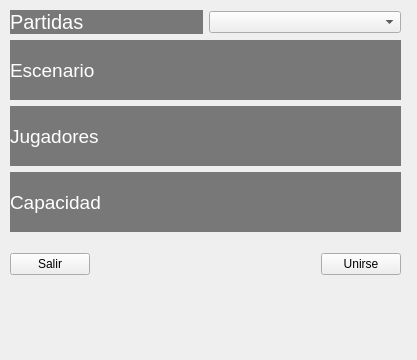
<?xml version="1.0" encoding="UTF-8"?>
<ui version="4.0">
 <class>SearchGame</class>
 <widget class="QWidget" name="SearchGame">
  <property name="geometry">
   <rect>
    <x>0</x>
    <y>0</y>
    <width>417</width>
    <height>360</height>
   </rect>
  </property>
  <property name="windowTitle">
   <string>MainWindow</string>
  </property>
  <widget class="QWidget" name="layoutWidget">
   <property name="geometry">
    <rect>
     <x>10</x>
     <y>10</y>
     <width>391</width>
     <height>331</height>
    </rect>
   </property>
   <layout class="QVBoxLayout" name="verticalLayout">
    <item>
     <layout class="QHBoxLayout" name="horizontalLayout_3">
      <item>
       <widget class="QLabel" name="labelPartida">
        <property name="font">
         <font>
          <pointsize>15</pointsize>
         </font>
        </property>
        <property name="styleSheet">
         <string notr="true">background-color: rgba(0, 0, 0, 0.5);
color: #FFFFFF</string>
        </property>
        <property name="text">
         <string>Partidas</string>
        </property>
       </widget>
      </item>
      <item>
       <widget class="QComboBox" name="listaPartidas">
        <property name="toolTip">
         <string>&lt;html&gt;&lt;head/&gt;&lt;body&gt;&lt;p&gt;Listado de partidas existentes&lt;/p&gt;&lt;/body&gt;&lt;/html&gt;</string>
        </property>
       </widget>
      </item>
     </layout>
    </item>
    <item>
     <widget class="QLabel" name="labelEscenario">
      <property name="font">
       <font>
        <pointsize>14</pointsize>
       </font>
      </property>
      <property name="toolTip">
       <string>&lt;html&gt;&lt;head/&gt;&lt;body&gt;&lt;p&gt;Escenario de la partida seleccionada&lt;/p&gt;&lt;/body&gt;&lt;/html&gt;</string>
      </property>
      <property name="styleSheet">
       <string notr="true">background-color: rgba(0, 0, 0, 0.5);
color: #FFFFFF</string>
      </property>
      <property name="text">
       <string>Escenario</string>
      </property>
     </widget>
    </item>
    <item>
     <widget class="QLabel" name="labelNum">
      <property name="font">
       <font>
        <pointsize>14</pointsize>
       </font>
      </property>
      <property name="toolTip">
       <string>&lt;html&gt;&lt;head/&gt;&lt;body&gt;&lt;p&gt;Jugadores actuales de la partida seleccionada&lt;/p&gt;&lt;/body&gt;&lt;/html&gt;</string>
      </property>
      <property name="styleSheet">
       <string notr="true">background-color: rgba(0, 0, 0, 0.5);
color: #FFFFFF</string>
      </property>
      <property name="text">
       <string>Jugadores</string>
      </property>
     </widget>
    </item>
    <item>
     <widget class="QLabel" name="labelCapacidad">
      <property name="font">
       <font>
        <pointsize>14</pointsize>
       </font>
      </property>
      <property name="toolTip">
       <string>&lt;html&gt;&lt;head/&gt;&lt;body&gt;&lt;p&gt;Cantidad maxima de jugadores de la partida seleccionada&lt;/p&gt;&lt;/body&gt;&lt;/html&gt;</string>
      </property>
      <property name="styleSheet">
       <string notr="true">background-color: rgba(0, 0, 0, 0.5);
color: #FFFFFF</string>
      </property>
      <property name="text">
       <string>Capacidad</string>
      </property>
     </widget>
    </item>
    <item>
     <spacer name="verticalSpacer_3">
      <property name="orientation">
       <enum>Qt::Vertical</enum>
      </property>
      <property name="sizeType">
       <enum>QSizePolicy::Fixed</enum>
      </property>
      <property name="sizeHint" stdset="0">
       <size>
        <width>20</width>
        <height>15</height>
       </size>
      </property>
     </spacer>
    </item>
    <item>
     <layout class="QHBoxLayout" name="horizontalLayout">
      <item>
       <widget class="QPushButton" name="buttonSalir">
        <property name="toolTip">
         <string>&lt;html&gt;&lt;head/&gt;&lt;body&gt;&lt;p&gt;Salir de la aplicacion&lt;/p&gt;&lt;/body&gt;&lt;/html&gt;</string>
        </property>
        <property name="text">
         <string>Salir</string>
        </property>
       </widget>
      </item>
      <item>
       <spacer name="horizontalSpacer">
        <property name="orientation">
         <enum>Qt::Horizontal</enum>
        </property>
        <property name="sizeType">
         <enum>QSizePolicy::Expanding</enum>
        </property>
        <property name="sizeHint" stdset="0">
         <size>
          <width>40</width>
          <height>20</height>
         </size>
        </property>
       </spacer>
      </item>
      <item>
       <widget class="QPushButton" name="buttonUnirse">
        <property name="toolTip">
         <string>&lt;html&gt;&lt;head/&gt;&lt;body&gt;&lt;p&gt;Unirse a la partida seleccionada&lt;/p&gt;&lt;/body&gt;&lt;/html&gt;</string>
        </property>
        <property name="text">
         <string>Unirse</string>
        </property>
       </widget>
      </item>
     </layout>
    </item>
    <item>
     <widget class="QLabel" name="labelResult">
      <property name="text">
       <string/>
      </property>
     </widget>
    </item>
   </layout>
  </widget>
 </widget>
 <resources/>
 <connections/>
</ui>
